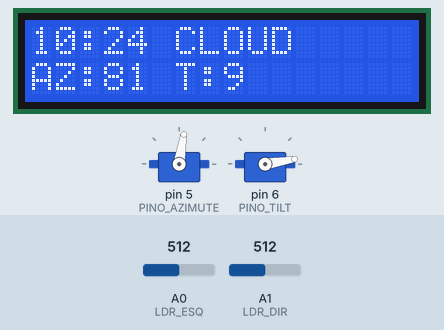
Simulated run of this sketch. Board: Arduino Uno, built with avr-gcc and run on an emulated ATmega328P. Parts: 16×2 character LCD, 2 × servo. Inputs (shaded band) come from the test bench; at power-on: A0 (LDR_ESQ) = 512, A1 (LDR_DIR) = 512. The local clock reads 2024-03-15 10:24:30 at power-on unless the sketch sets it; EEPROM starts erased; what the sketch prints to the serial monitor is not drawn.

Above: at 2.29 s.
2.3 s: A0 (LDR_ESQ) set to 468
4.4 s: A0 (LDR_ESQ) set to 435
At 4.53 s:
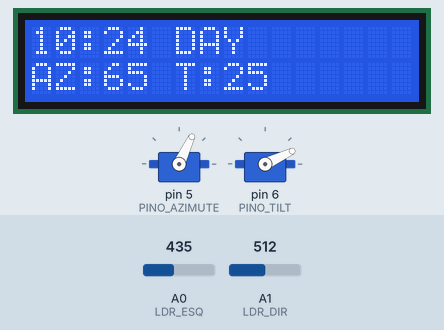
6.3 s: A1 (LDR_DIR) set to 180
8.4 s: A1 (LDR_DIR) set to 149
At 8.53 s:
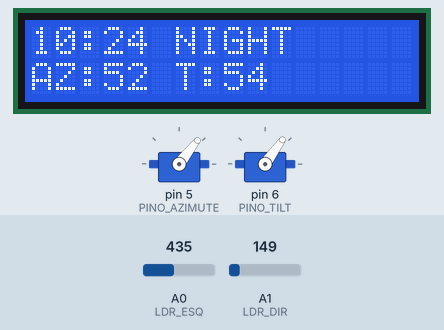
10.3 s: A1 (LDR_DIR) set to 190
At 11.9 s:
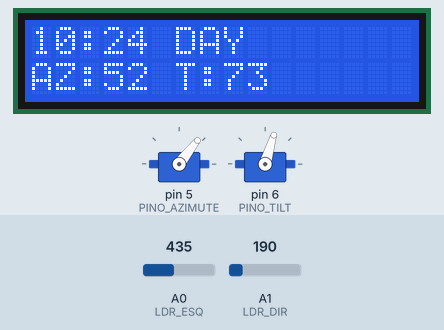
12.4 s: A0 (LDR_ESQ) set to 418
13.9 s: A0 (LDR_ESQ) set to 400
At 15.3 s:
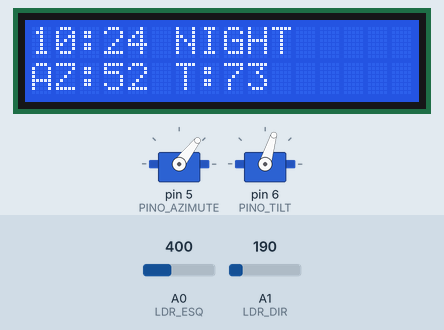
Timing chart, 0 to 16.9 s (numbered marks = the images above; inputs shaded):
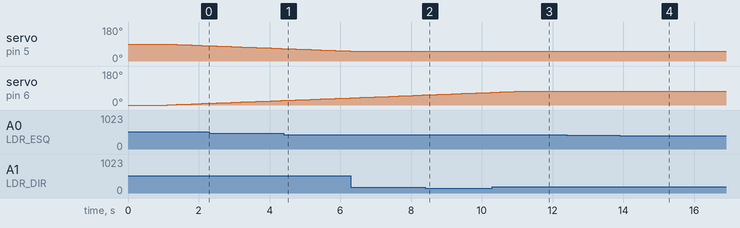

The sketch:

SOLAR_TRACKER_CODIGO_ARDUINO.ino
```cpp
#include <Wire.h>
#include "RTClib.h"
#include <Servo.h>
#include <LiquidCrystal.h>
#include <EEPROM.h>

// =====================================================
// OBJETOS
// =====================================================

RTC_DS3231 relogio;
LiquidCrystal display(12, 11, 10, 9, 8, 7);

Servo motorAzimute;
Servo motorTilt;

// =====================================================
// PINOS
// =====================================================

constexpr int PINO_AZIMUTE = 5;
constexpr int PINO_TILT    = 6;

constexpr int LDR_ESQ = A0;
constexpr int LDR_DIR = A1;

// =====================================================
// EEPROM
// =====================================================

constexpr int ADDR_AZ   = 0;
constexpr int ADDR_TILT = 1;

// =====================================================
// CONFIG LDR
// =====================================================

constexpr int LDR_NIGHT_MAX = 300;
constexpr int LDR_DAY_MIN   = 600;
constexpr int LDR_DIFF_TH   = 60;

// =====================================================
// ESTADO
// =====================================================

int posAz = 90;
int posTilt = 0;

int alvoAz = 90;
int alvoTilt = 0;

unsigned long tAz = 0;
unsigned long tTilt = 0;

int minAnt = -1;

// =====================================================
// TABELA SOLAR
// =====================================================

struct PosicaoSolar {
  uint8_t h, m;
  float az, el;
};

const PosicaoSolar tabela[] = {
  {7,0,86.7,11.4},{8,0,96.7,22.6},{9,0,108,33.6},
  {10,0,121.8,43.8},{11,0,139.9,52.3},{12,0,164.1,57.6},
  {13,0,192.1,58.0},{14,0,217.1,53.3},{15,0,236.1,45.1},
  {16,0,250.3,35.1},{17,0,261.9,24.2},{18,0,272,13.0},
  {19,0,281.9,1.9}
};

constexpr int N = sizeof(tabela) / sizeof(tabela[0]);

// =====================================================
// INTERPOLAÇÃO
// =====================================================

float interp(float x,float x0,float x1,float y0,float y1){
  return y0 + (y1 - y0) * (x - x0) / (x1 - x0);
}

// =====================================================
// MOVIMENTO SUAVE
// =====================================================

void moverServoNB(Servo &s,int alvo,int &atual,unsigned long &t){

  if(abs(atual - alvo) <= 1){
    atual = alvo;
    s.write(atual);
    return;
  }

  if(millis() - t < 15) return;

  t = millis();

  atual += (alvo > atual) ? 1 : -1;

  atual = constrain(atual, 0, 180);

  s.write(atual);
}

// =====================================================
// LDR FILTRADO
// =====================================================

int lerLDRMedia(){

  long soma = 0;

  for(int i=0;i<5;i++){
    soma += (analogRead(LDR_ESQ) + analogRead(LDR_DIR)) / 2;
    delay(5);
  }

  return soma / 5;
}

// =====================================================
// ESTADO LUZ
// =====================================================

String estadoLuz(int media, int diff){

  if(media < LDR_NIGHT_MAX) return "NIGHT";

  if(media > LDR_DAY_MIN) return "DAY";

  if(abs(diff) < LDR_DIFF_TH) return "CLOUD";

  return "DAY";
}

// =====================================================
// CALC SOLAR
// =====================================================

bool calcSolar(int h,int m,float &az,float &el){

  int t = h * 60 + m;

  for(int i=0;i<N-1;i++){

    int tA = tabela[i].h * 60 + tabela[i].m;
    int tB = tabela[i+1].h * 60 + tabela[i+1].m;

    if(t >= tA && t < tB){

      az = interp(t,tA,tB,tabela[i].az,tabela[i+1].az);
      el = interp(t,tA,tB,tabela[i].el,tabela[i+1].el);

      return true;
    }
  }

  return false;
}

// =====================================================
// DISPLAY
// =====================================================

void atualizarDisplay(int h,int m,String estado){

  display.setCursor(0,0);
  display.print("                ");
  display.setCursor(0,0);

  if(h < 10) display.print("0");
  display.print(h);
  display.print(":");

  if(m < 10) display.print("0");
  display.print(m);

  display.print(" ");
  display.print(estado);

  display.setCursor(0,1);
  display.print("                ");
  display.setCursor(0,1);

  display.print("AZ:");
  display.print(posAz);

  display.print(" T:");
  display.print(posTilt);
}

// =====================================================
// SETUP
// =====================================================

void setup(){

  Serial.begin(9600);

  display.begin(16,2);
  display.print("Solar Tracker");

  Wire.begin();
  relogio.begin();

  motorAzimute.attach(PINO_AZIMUTE);
  motorTilt.attach(PINO_TILT);

  // LER EEPROM
  posAz   = EEPROM.read(ADDR_AZ);
  posTilt = EEPROM.read(ADDR_TILT);

  if(posAz < 0 || posAz > 180) posAz = 90;
  if(posTilt < 0 || posTilt > 90) posTilt = 0;

  alvoAz = posAz;
  alvoTilt = posTilt;

  motorAzimute.write(posAz);
  motorTilt.write(posTilt);

  delay(1000);
  display.clear();

  Serial.println("Sistema iniciado");
}

// =====================================================
// LOOP
// =====================================================

void loop(){

  DateTime agora = relogio.now();

  int h = agora.hour();
  int m = agora.minute();

  int minPar = m - (m % 2);

  float az = 0;
  float el = 0;

  int media = lerLDRMedia();
  int diff  = analogRead(LDR_ESQ) - analogRead(LDR_DIR);

  String estado = estadoLuz(media, diff);

  // Atualiza posição solar a cada 2 min
  if(minPar != minAnt){

    minAnt = minPar;

    if(calcSolar(h,minPar,az,el)){

      alvoAz   = (int)(interp(az,60,300,0,180)+0.5);
      alvoTilt = (int)(interp(el,1.93,58.04,0,90)+0.5);

      alvoAz   = constrain(alvoAz,0,180);
      alvoTilt = constrain(alvoTilt,0,90);
    }
  }

  moverServoNB(motorAzimute, alvoAz, posAz, tAz);
  moverServoNB(motorTilt, alvoTilt, posTilt, tTilt);

  atualizarDisplay(h,m,estado);

  Serial.print("Estado: ");
  Serial.print(estado);
  Serial.print(" | MEDIA:");
  Serial.print(media);
  Serial.print(" | DIFF:");
  Serial.print(diff);
  Serial.print(" | AZ:");
  Serial.print(posAz);
  Serial.print(" T:");
  Serial.println(posTilt);

  // SALVAR EEPROM SOMENTE SE MUDAR
  static int ultAz = -1;
  static int ultTilt = -1;

  if(posAz != ultAz){
    EEPROM.update(ADDR_AZ, posAz);
    ultAz = posAz;
  }

  if(posTilt != ultTilt){
    EEPROM.update(ADDR_TILT, posTilt);
    ultTilt = posTilt;
  }

  delay(100);
}
```

Measured:
- the behaviour switches between 453 and 452 on A0 (LDR_ESQ) (found by bisection; images 0 and 1)
- the behaviour switches between 165 and 164 on A1 (LDR_DIR) (found by bisection; images 1 and 2)
- the behaviour switches between 410 and 409 on A0 (LDR_ESQ) (found by bisection; images 3 and 4)
- after the input at 4.4 s, the display: changes after 0.06 s (image 1)
- after the input at 8.4 s, the display: changes after 0.07 s (image 2)
- after the input at 10.3 s, the display: first changes after 0.08 s (image 3 shows a later state)
- after the input at 12.4 s, every drawn part: stays the same
- after the input at 13.9 s, the display: changes at once (image 4)
